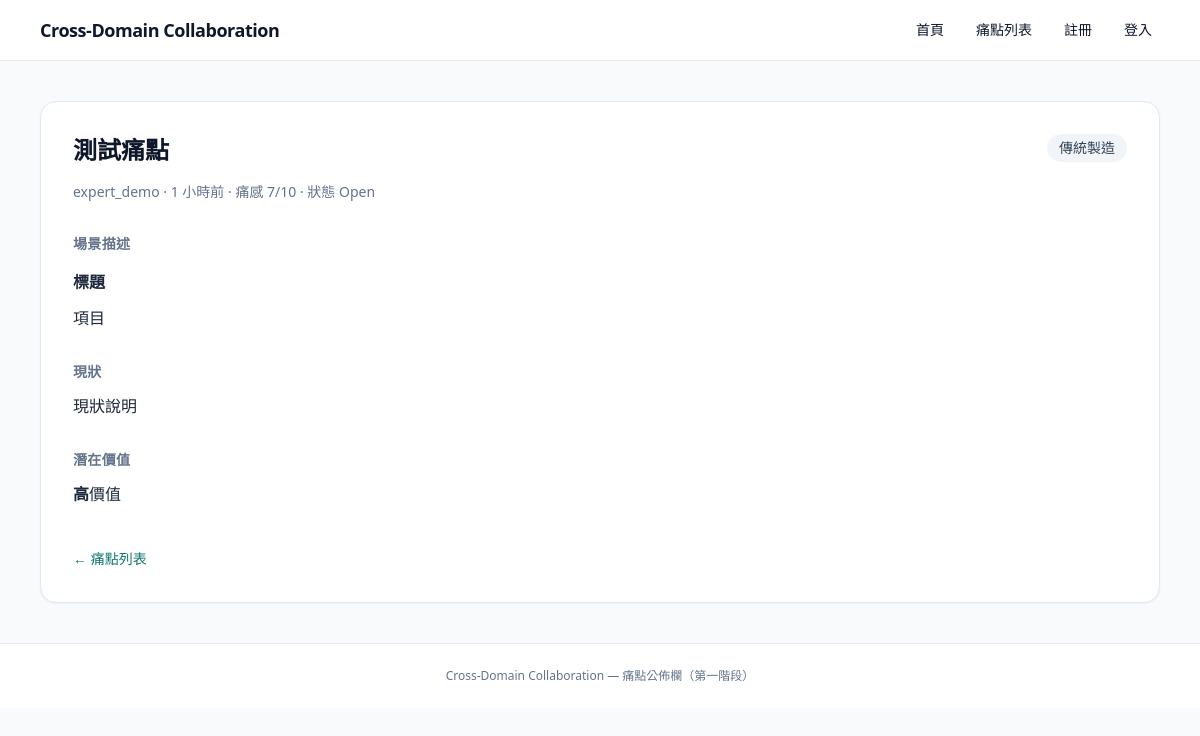
The app's page /pain-points/1/ with its own data.
### collaboration/models.py (models this page shows, shortened)
class PainPoint(models.Model):
    class Status(models.TextChoices):
        OPEN = 'open', 'Open'
        CLOSED = 'closed', 'Closed'
    author = models.ForeignKey(
        settings.AUTH_USER_MODEL,
        on_delete=models.CASCADE,
        related_name='pain_points',
    )
    category = models.ForeignKey(
        Category,
        on_delete=models.PROTECT,
        related_name='pain_points',
    )
    title = models.CharField(max_length=200)
    context = models.TextField(verbose_name='場景描述')
    current_solution = models.TextField(verbose_name='現狀')
    pain_score = models.PositiveSmallIntegerField(
        validators=[MinValueValidator(1), MaxValueValidator(10)],
    )
    potential_value = models.TextField(verbose_name='潛在價值')
    status = models.CharField(
        max_length=20,
        choices=Status.choices,
        default=Status.OPEN,
    )
    created_at = models.DateTimeField(auto_now_add=True)
    class Meta:
        verbose_name = '痛點'
        verbose_name_plural = '痛點'
        ordering = ['-created_at']

class Category(models.Model):
    name = models.CharField(max_length=100)
    slug = models.SlugField(max_length=120, unique=True, db_index=True, blank=True)
    icon_name = models.CharField(
        max_length=80,
        help_text='圖示名稱或識別字串（供前端顯示）',
    )
    description = models.TextField(blank=True)
    class Meta:
        verbose_name = '產業領域'
        verbose_name_plural = '產業領域'
        ordering = ['name']

### collaboration/views.py (the view)
# urls.py: path('pain-points/<int:pk>/', views.PainPointDetailView.as_view(), name='painpoint_detail'),
class PainPointDetailView(DetailView):
    model = PainPoint
    template_name = 'collaboration/painpoint_detail.html'
    context_object_name = 'pain_point'
    def get_queryset(self):
        return PainPoint.objects.select_related('author', 'category')
    def get_context_data(self, **kwargs):
        ctx = super().get_context_data(**kwargs)
        pp = self.object
        ctx['context_html'] = render_markdown(pp.context)
        ctx['current_solution_html'] = render_markdown(pp.current_solution)
        ctx['potential_value_html'] = render_markdown(pp.potential_value)
        return ctx

### collaboration/context_processors.py (called while the page is built)
def user_profile(request):
    if not request.user.is_authenticated:
        return {'user_profile': None}
    try:
        return {'user_profile': request.user.profile}
    except UserProfile.DoesNotExist:
        return {'user_profile': None}

### collaboration/utils/markdown.py (called while the page is built)
def render_markdown(text: str) -> str:
    if not text:
        return ''
    raw = markdown.markdown(
        text,
        extensions=[
            'markdown.extensions.fenced_code',
            'markdown.extensions.tables',
            'markdown.extensions.nl2br',
        ],
    )
    clean = bleach.clean(
        raw,
        tags=_ALLOWED_TAGS,
        attributes=_ALLOWED_ATTRIBUTES,
        strip=True,
    )
    return mark_safe(clean)

### collaboration/templates/collaboration/painpoint_detail.html (shortened to what this page needs)
{% extends 'collaboration/base.html' %}
{% load humanize %}
{% block content %}
<article class="rounded-2xl border border-slate-200 bg-white p-6 shadow-sm sm:p-8">
  <div class="flex flex-wrap items-start justify-between gap-2">
    <h1 class="text-2xl font-bold text-ink-950">{{ pain_point.title }}</h1>
    <span class="rounded-full bg-slate-100 px-3 py-1 text-sm text-slate-700">{{ pain_point.category.name }}</span>
  </div>
  <p class="mt-4 text-sm text-slate-500">
    {{ pain_point.author.username }} · {{ pain_point.created_at|naturaltime }} · 痛感 {{ pain_point.pain_score }}/10 · 狀態 {{ pain_point.get_status_display }}
  </p>
  <section class="mt-8">
    <h2 class="text-sm font-semibold uppercase tracking-wide text-slate-500">場景描述</h2>
    <div class="prose-custom mt-2 text-slate-800">{{ context_html }}</div>
  </section>
  <section class="mt-8">
    <h2 class="text-sm font-semibold uppercase tracking-wide text-slate-500">現狀</h2>
    <div class="prose-custom mt-2 text-slate-800">{{ current_solution_html }}</div>
  </section>
  <section class="mt-8">
    <h2 class="text-sm font-semibold uppercase tracking-wide text-slate-500">潛在價值</h2>
    <div class="prose-custom mt-2 text-slate-800">{{ potential_value_html }}</div>
  </section>
  <p class="mt-10">
    <a href="{% url 'painpoint_list' %}" class="text-sm font-medium text-teal-700 hover:underline">← 痛點列表</a>
  </p>
</article>
{% endblock %}

### collaboration/templates/collaboration/painpoint_detail.html (style rules this page uses)
.prose-custom :where(p, ul, ol, pre, table, blockquote) { margin-top: 0.75rem; margin-bottom: 0.75rem; }
.prose-custom :where(h1, h2, h3) { font-weight: 600; margin-top: 1rem; margin-bottom: 0.5rem; }

### records on screen
PainPoint: title "測試痛點", category.name "傳統製造", author.username "expert_demo", created_at "1 小時前", pain_score "7", status "Open", current_solution "現狀說明"

### other values on screen
{{ context_html }} "標題 項目"
{{ potential_value_html }} "高 價值"
